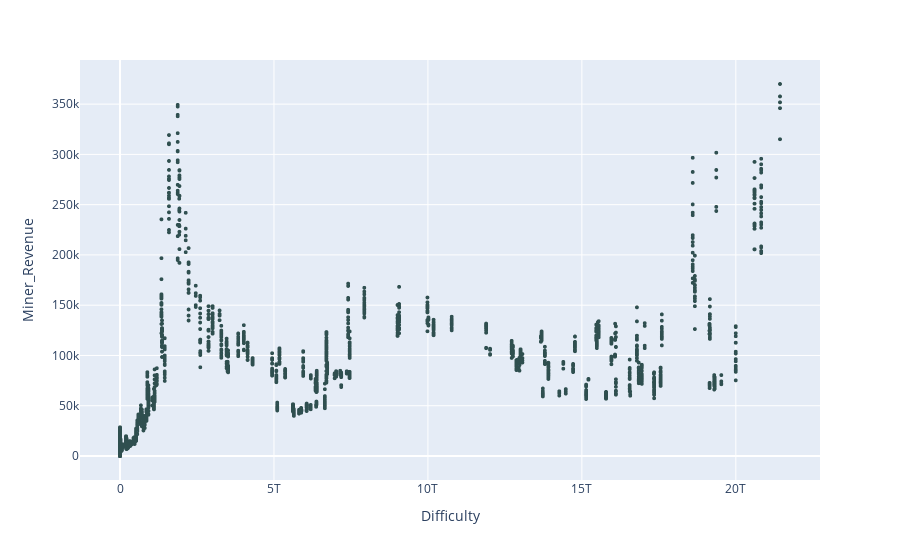

Write notebook code for a chart like this one.
### Code cell
grafica = px.scatter(datos,x ="Difficulty", y ="Miner_Revenue")
grafica.update_traces(marker=dict(size=2,
                                  line=dict(width = 2,
                                            color="DarkSlategray")),
                      selector=dict(mode="markers"))

### Figure 1 — Plotly figure (JSON) as saved in the notebook; plotly's stock layout.template omitted (floating-point values rounded to 4 significant figures; data arrays with more than 128 entries replaced by an {"elided": "..."} marker saying what was removed)
{"data": [{"hovertemplate": "Difficulty=%{x}<br>Miner_Revenue=%{y}<extra></extra>", "legendgroup": "", "marker": {"color": "#636efa", "line": {"color": "DarkSlategray", "width": 2}, "size": 2, "symbol": "circle"}, "mode": "markers", "name": "", "showlegend": false, "type": "scattergl", "x": {"elided": "6702 float values"}, "xaxis": "x", "y": {"elided": "6702 float values"}, "yaxis": "y"}], "layout": {"autosize": true, "legend": {"tracegroupgap": 0}, "margin": {"t": 60}, "xaxis": {"anchor": "y", "autorange": true, "domain": [0, 1], "range": [-1270000000000.0, 22700000000000.0], "title": {"text": "Difficulty"}, "type": "linear"}, "yaxis": {"anchor": "x", "autorange": true, "domain": [0, 1], "range": [-26980.0, 397000.0], "title": {"text": "Miner_Revenue"}, "type": "linear"}}}
